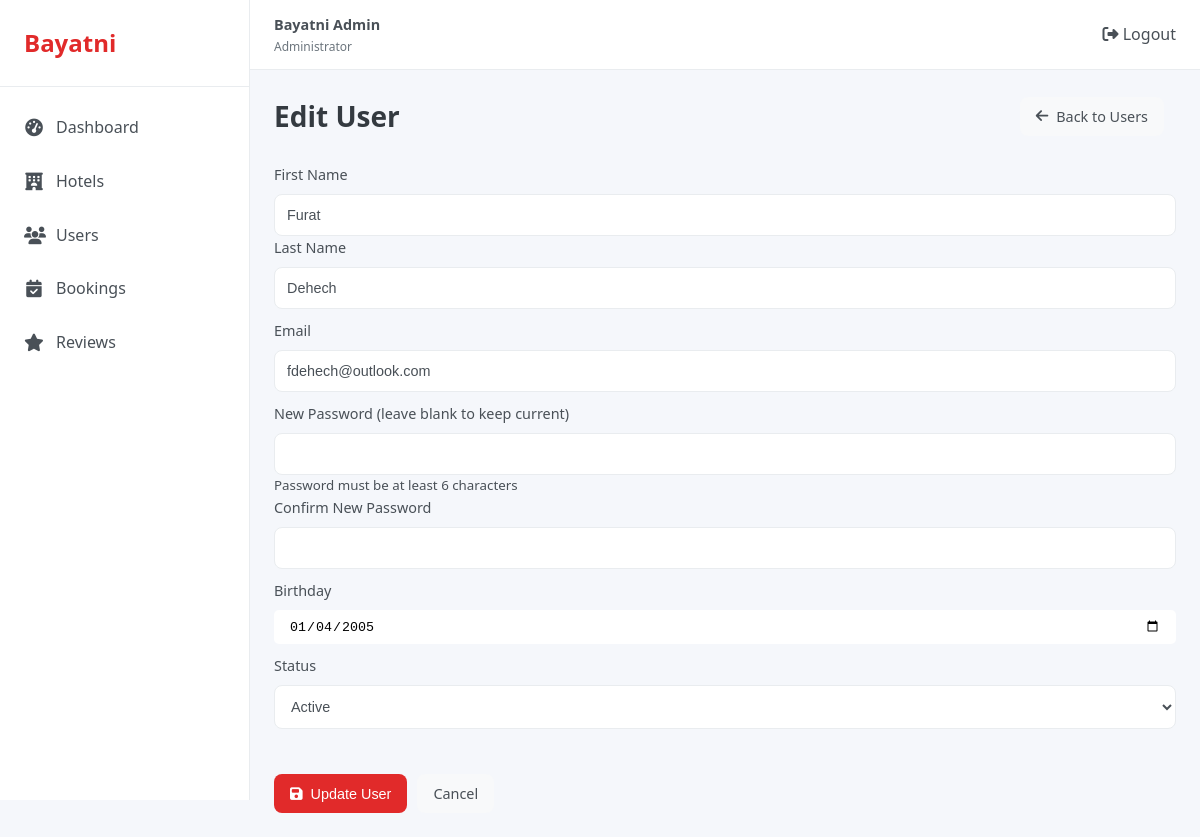
/admin/app/controllers/users/user_edit.php?id=3 (signed in), run on the app's committed database.
### tables this page shows
CREATE TABLE `users` (
  `id` int(11) NOT NULL,
  `firstname` varchar(30) NOT NULL,
  `lastname` varchar(30) NOT NULL,
  `fullname` varchar(100) NOT NULL,
  `birthday` date NOT NULL,
  `email` varchar(100) NOT NULL,
  `status` enum('active','suspended') NOT NULL,
  `password` varchar(255) NOT NULL,
  `card_number` varchar(16) NOT NULL,
  `card_name` varchar(100) NOT NULL,
  `card_expire` varchar(5) NOT NULL,
  `card_cvc` varchar(4) NOT NULL,
  `created_at` timestamp NOT NULL DEFAULT current_timestamp()
);

### Admin/app/controllers/Users/user_edit.php (the view, shortened to what this page needs)
<?php
require_once __DIR__ .'/../../../config/config.php';
$id = intval($_GET['id']);
$query = "SELECT * FROM users WHERE id = ?";
$stmt = $conn->prepare($query);
$stmt->bind_param("i", $id);
$stmt->execute();
$result = $stmt->get_result();
$user = $result->fetch_assoc();
?>
<!DOCTYPE html>
<html lang="en">
<head>
    <link rel="stylesheet" href="../../../public/css/styles.css">
    <link rel="stylesheet" href="https://cdnjs.cloudflare.com/ajax/libs/font-awesome/6.4.0/css/all.min.css">
</head>
<body>
    <div class="dashboard">
    <?php include __DIR__ .'/../../../includes/sidebar.php'; ?>
        <main class="main-content">
        <?php include __DIR__ .'/../../../includes/header.php'; ?>
            <div class="dashboard-content">
                <div class="page-header">
                    <h1>Edit User</h1>
                    <a href="users.php" class="secondary-btn">
                        <i class="fas fa-arrow-left"></i> Back to Users
                    </a>
                </div>
                <div class="card">
                    <div class="card-body">
                        <form action="user_edit.php?id=<?php echo $id; ?>" method="POST" class="form">
                        <div class="form-rows">
                            <div class="form-row">
                                <div class="form-group col-md-6">
                                    <label for="firstname">First Name</label>
                                    <input type="text" id="firstname" name="firstname" class="form-control" value="<?php echo htmlspecialchars($user['firstname']); ?>" required>
                                </div>
                                <div class="form-group col-md-6">
                                    <label for="lastname">Last Name</label>
                                    <input type="text" id="lastname" name="lastname" class="form-control" value="<?php echo htmlspecialchars($user['lastname']); ?>" required>
                                </div>
                            </div>
                            <div class="form-group">
                                <label for="email">Email</label>
                                <input type="email" id="email" name="email" class="form-control" value="<?php echo htmlspecialchars($user['email']); ?>" required>
                            </div>
                            <div class="form-row">
                                <div class="form-group col-md-6">
                                    <label for="password">New Password (leave blank to keep current)</label>
                                    <input type="password" id="password" name="password" class="form-control">
                                    <small class="form-text text-muted">Password must be at least 6 characters</small>
                                </div>
                                <div class="form-group col-md-6">
                                    <label for="confirm_password">Confirm New Password</label>
                                    <input type="password" id="confirm_password" name="confirm_password" class="form-control">
                                </div>
                            </div>
                            <div class="form-row">
                                <div class="form-group col-md-6">
                                    <label for="birthday">Birthday</label>
                                    <input type="date" id="birthday" name="birthday" style="padding : 8px 15px; border: 1px gray; border-radius:5px;" class="form-control" value="<?php echo htmlspecialchars($user['birthday']); ?>" required>
                                </div>
                            </div>
                            <div class="form-group">
                                <label for="status">Status</label>
                                <select id="status" name="status" class="form-control">
                                    <option value="active" selected>Active</option>
                                </select>
                            </div>
                        </div>
                            <br>
                            <div class="form-actions" style="display:flex; flex-direction:row; gap:10px;">
                                <button type="submit" class="primary-btn">
                                    <i class="fas fa-save"></i> Update User
                                </button>
                                <a href="users.php" class="secondary-btn">Cancel</a>
                            </div>
                        </form>
                    </div>
                </div>
            </div>
        </main>
    </div>
</body>
</html>

### Admin/public/css/styles.css (style rules this page uses)
:root { --primary-color: #e12a2a; --primary-light: #eef2ff; --secondary-color: #6c757d; --success-color: #28a745; --danger-color: #dc3545; --warning-color: #ffc107; --info-color: #17a2b8; --dark-color: #343a40; --light-color: #f8f9fa; --white-color: #ffffff; --sidebar-width: 250px; --header-height: 70px; --border-color: #e9ecef; --text-color: #495057; --text-muted: #6c757d; --shadow-sm: 0 0.125rem 0.25rem rgba(0, 0, 0, 0.075); --shadow: 0 0.5rem 1rem rgba(0, 0, 0, 0.15); --radius: 0.5rem; --transition: all 0.3s ease; }
* { margin: 0; padding: 0; box-sizing: border-box; }
body { font-family: 'Segoe UI', Tahoma, Geneva, Verdana, sans-serif; background-color: #f5f7fb; color: var(--text-color); line-height: 1.6; }
a { text-decoration: none; color: inherit; }
button { cursor: pointer; border: none; background: none; }
.dashboard { display: flex; min-height: 100vh; }
.main-content { flex: 1; margin-left: var(--sidebar-width); transition: var(--transition); }
.form-rows { display: flex; flex-direction: column; gap: 10px; }
.form-actions { display: flex; flex-direction: row; gap: 10px; margin-top: 20px; }
.dashboard-content { padding: 1.5rem; }
.page-header { display: flex; justify-content: space-between; align-items: center; margin-bottom: 1.5rem; }
.page-header h1 { font-size: 1.75rem; font-weight: 600; color: var(--dark-color); }
.primary-btn { background-color: var(--primary-color); color: var(--white-color); border-radius: var(--radius); padding: 0.5rem 1rem; font-size: 0.9rem; font-weight: 500; display: flex; align-items: center; transition: var(--transition); }
.primary-btn i { margin-right: 0.5rem; }
.secondary-btn { background-color: var(--light-color); color: var(--text-color); border-radius: var(--radius); padding: 0.5rem 1rem; font-size: 0.9rem; font-weight: 500; display: flex; align-items: center; transition: var(--transition); margin-right: 0.75rem; }
.secondary-btn i { margin-right: 0.5rem; }
.form-group { display: flex; flex-direction: column; }
.form-group label { font-size: 0.9rem; font-weight: 500; margin-bottom: 0.5rem; color: var(--text-color); }
.form-group input[type="text"], .form-group input[type="email"], .form-group input[type="password"], .form-group input[type="number"], .form-group input[type="url"], .form-group input[type="time"], .form-group select, .form-group textarea { padding: 0.75rem; border: 1px solid var(--border-color); border-radius: var(--radius); font-size: 0.9rem; color: var(--text-color); background-color: var(--white-color); outline: none; transition: var(--transition); }

### data on the page
users: firstname "Furat", lastname "Dehech", email "fdehech@outlook.com", birthday "01/04/2005"
